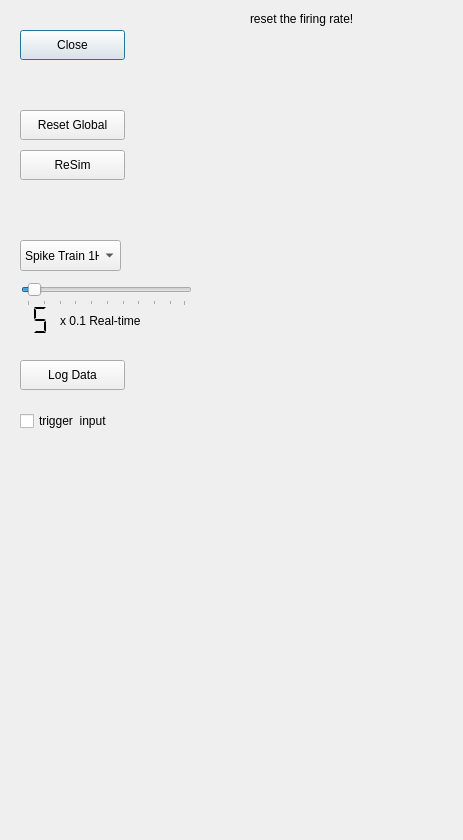
<?xml version="1.0" encoding="UTF-8"?>
<ui version="4.0">
 <class>Dialog</class>
 <widget class="QDialog" name="Dialog">
  <property name="windowModality">
   <enum>Qt::WindowModal</enum>
  </property>
  <property name="geometry">
   <rect>
    <x>0</x>
    <y>0</y>
    <width>463</width>
    <height>840</height>
   </rect>
  </property>
  <property name="windowTitle">
   <string>Dialog</string>
  </property>
  <widget class="QPushButton" name="pushButton_2">
   <property name="geometry">
    <rect>
     <x>20</x>
     <y>30</y>
     <width>105</width>
     <height>30</height>
    </rect>
   </property>
   <property name="text">
    <string>Close</string>
   </property>
  </widget>
  <widget class="QPushButton" name="pushButton_4">
   <property name="geometry">
    <rect>
     <x>20</x>
     <y>110</y>
     <width>105</width>
     <height>30</height>
    </rect>
   </property>
   <property name="text">
    <string>Reset Global</string>
   </property>
   <property name="checkable">
    <bool>true</bool>
   </property>
  </widget>
  <widget class="QPushButton" name="pushButton_5">
   <property name="geometry">
    <rect>
     <x>20</x>
     <y>150</y>
     <width>105</width>
     <height>30</height>
    </rect>
   </property>
   <property name="text">
    <string>ReSim</string>
   </property>
   <property name="checkable">
    <bool>true</bool>
   </property>
  </widget>
  <widget class="QComboBox" name="comboBox">
   <property name="geometry">
    <rect>
     <x>20</x>
     <y>240</y>
     <width>101</width>
     <height>31</height>
    </rect>
   </property>
   <item>
    <property name="text">
     <string>Spike Train 1Hz</string>
    </property>
   </item>
   <item>
    <property name="text">
     <string>Spike Train 10Hz</string>
    </property>
   </item>
   <item>
    <property name="text">
     <string>Spike Train 20Hz</string>
    </property>
   </item>
  </widget>
  <widget class="QSlider" name="horizontalSlider">
   <property name="geometry">
    <rect>
     <x>21</x>
     <y>281</y>
     <width>171</width>
     <height>25</height>
    </rect>
   </property>
   <property name="minimum">
    <number>1</number>
   </property>
   <property name="maximum">
    <number>100</number>
   </property>
   <property name="value">
    <number>5</number>
   </property>
   <property name="sliderPosition">
    <number>5</number>
   </property>
   <property name="tracking">
    <bool>true</bool>
   </property>
   <property name="orientation">
    <enum>Qt::Horizontal</enum>
   </property>
   <property name="invertedControls">
    <bool>true</bool>
   </property>
   <property name="tickPosition">
    <enum>QSlider::TicksBelow</enum>
   </property>
   <property name="tickInterval">
    <number>10</number>
   </property>
  </widget>
  <widget class="QLCDNumber" name="lcdNumber">
   <property name="geometry">
    <rect>
     <x>-30</x>
     <y>300</y>
     <width>81</width>
     <height>40</height>
    </rect>
   </property>
   <property name="sizePolicy">
    <sizepolicy hsizetype="Minimum" vsizetype="Minimum">
     <horstretch>0</horstretch>
     <verstretch>0</verstretch>
    </sizepolicy>
   </property>
   <property name="palette">
    <palette>
     <active>
      <colorrole role="WindowText">
       <brush brushstyle="SolidPattern">
        <color alpha="255">
         <red>0</red>
         <green>0</green>
         <blue>0</blue>
        </color>
       </brush>
      </colorrole>
      <colorrole role="Button">
       <brush brushstyle="SolidPattern">
        <color alpha="255">
         <red>255</red>
         <green>0</green>
         <blue>0</blue>
        </color>
       </brush>
      </colorrole>
      <colorrole role="Light">
       <brush brushstyle="SolidPattern">
        <color alpha="255">
         <red>255</red>
         <green>127</green>
         <blue>127</blue>
        </color>
       </brush>
      </colorrole>
      <colorrole role="Midlight">
       <brush brushstyle="SolidPattern">
        <color alpha="255">
         <red>255</red>
         <green>63</green>
         <blue>63</blue>
        </color>
       </brush>
      </colorrole>
      <colorrole role="Dark">
       <brush brushstyle="SolidPattern">
        <color alpha="255">
         <red>127</red>
         <green>0</green>
         <blue>0</blue>
        </color>
       </brush>
      </colorrole>
      <colorrole role="Mid">
       <brush brushstyle="SolidPattern">
        <color alpha="255">
         <red>170</red>
         <green>0</green>
         <blue>0</blue>
        </color>
       </brush>
      </colorrole>
      <colorrole role="Text">
       <brush brushstyle="SolidPattern">
        <color alpha="255">
         <red>0</red>
         <green>0</green>
         <blue>0</blue>
        </color>
       </brush>
      </colorrole>
      <colorrole role="BrightText">
       <brush brushstyle="SolidPattern">
        <color alpha="255">
         <red>255</red>
         <green>255</green>
         <blue>255</blue>
        </color>
       </brush>
      </colorrole>
      <colorrole role="ButtonText">
       <brush brushstyle="SolidPattern">
        <color alpha="255">
         <red>0</red>
         <green>0</green>
         <blue>0</blue>
        </color>
       </brush>
      </colorrole>
      <colorrole role="Base">
       <brush brushstyle="SolidPattern">
        <color alpha="255">
         <red>255</red>
         <green>255</green>
         <blue>255</blue>
        </color>
       </brush>
      </colorrole>
      <colorrole role="Window">
       <brush brushstyle="SolidPattern">
        <color alpha="255">
         <red>255</red>
         <green>0</green>
         <blue>0</blue>
        </color>
       </brush>
      </colorrole>
      <colorrole role="Shadow">
       <brush brushstyle="SolidPattern">
        <color alpha="255">
         <red>0</red>
         <green>0</green>
         <blue>0</blue>
        </color>
       </brush>
      </colorrole>
      <colorrole role="AlternateBase">
       <brush brushstyle="SolidPattern">
        <color alpha="255">
         <red>255</red>
         <green>127</green>
         <blue>127</blue>
        </color>
       </brush>
      </colorrole>
      <colorrole role="ToolTipBase">
       <brush brushstyle="SolidPattern">
        <color alpha="255">
         <red>255</red>
         <green>255</green>
         <blue>220</blue>
        </color>
       </brush>
      </colorrole>
      <colorrole role="ToolTipText">
       <brush brushstyle="SolidPattern">
        <color alpha="255">
         <red>0</red>
         <green>0</green>
         <blue>0</blue>
        </color>
       </brush>
      </colorrole>
     </active>
     <inactive>
      <colorrole role="WindowText">
       <brush brushstyle="SolidPattern">
        <color alpha="255">
         <red>0</red>
         <green>0</green>
         <blue>0</blue>
        </color>
       </brush>
      </colorrole>
      <colorrole role="Button">
       <brush brushstyle="SolidPattern">
        <color alpha="255">
         <red>255</red>
         <green>0</green>
         <blue>0</blue>
        </color>
       </brush>
      </colorrole>
      <colorrole role="Light">
       <brush brushstyle="SolidPattern">
        <color alpha="255">
         <red>255</red>
         <green>127</green>
         <blue>127</blue>
        </color>
       </brush>
      </colorrole>
      <colorrole role="Midlight">
       <brush brushstyle="SolidPattern">
        <color alpha="255">
         <red>255</red>
         <green>63</green>
         <blue>63</blue>
        </color>
       </brush>
      </colorrole>
      <colorrole role="Dark">
       <brush brushstyle="SolidPattern">
        <color alpha="255">
         <red>127</red>
         <green>0</green>
         <blue>0</blue>
        </color>
       </brush>
      </colorrole>
      <colorrole role="Mid">
       <brush brushstyle="SolidPattern">
        <color alpha="255">
         <red>170</red>
         <green>0</green>
         <blue>0</blue>
        </color>
       </brush>
      </colorrole>
      <colorrole role="Text">
       <brush brushstyle="SolidPattern">
        <color alpha="255">
         <red>0</red>
         <green>0</green>
         <blue>0</blue>
        </color>
       </brush>
      </colorrole>
      <colorrole role="BrightText">
       <brush brushstyle="SolidPattern">
        <color alpha="255">
         <red>255</red>
         <green>255</green>
         <blue>255</blue>
        </color>
       </brush>
      </colorrole>
      <colorrole role="ButtonText">
       <brush brushstyle="SolidPattern">
        <color alpha="255">
         <red>0</red>
         <green>0</green>
         <blue>0</blue>
        </color>
       </brush>
      </colorrole>
      <colorrole role="Base">
       <brush brushstyle="SolidPattern">
        <color alpha="255">
         <red>255</red>
         <green>255</green>
         <blue>255</blue>
        </color>
       </brush>
      </colorrole>
      <colorrole role="Window">
       <brush brushstyle="SolidPattern">
        <color alpha="255">
         <red>255</red>
         <green>0</green>
         <blue>0</blue>
        </color>
       </brush>
      </colorrole>
      <colorrole role="Shadow">
       <brush brushstyle="SolidPattern">
        <color alpha="255">
         <red>0</red>
         <green>0</green>
         <blue>0</blue>
        </color>
       </brush>
      </colorrole>
      <colorrole role="AlternateBase">
       <brush brushstyle="SolidPattern">
        <color alpha="255">
         <red>255</red>
         <green>127</green>
         <blue>127</blue>
        </color>
       </brush>
      </colorrole>
      <colorrole role="ToolTipBase">
       <brush brushstyle="SolidPattern">
        <color alpha="255">
         <red>255</red>
         <green>255</green>
         <blue>220</blue>
        </color>
       </brush>
      </colorrole>
      <colorrole role="ToolTipText">
       <brush brushstyle="SolidPattern">
        <color alpha="255">
         <red>0</red>
         <green>0</green>
         <blue>0</blue>
        </color>
       </brush>
      </colorrole>
     </inactive>
     <disabled>
      <colorrole role="WindowText">
       <brush brushstyle="SolidPattern">
        <color alpha="255">
         <red>127</red>
         <green>0</green>
         <blue>0</blue>
        </color>
       </brush>
      </colorrole>
      <colorrole role="Button">
       <brush brushstyle="SolidPattern">
        <color alpha="255">
         <red>255</red>
         <green>0</green>
         <blue>0</blue>
        </color>
       </brush>
      </colorrole>
      <colorrole role="Light">
       <brush brushstyle="SolidPattern">
        <color alpha="255">
         <red>255</red>
         <green>127</green>
         <blue>127</blue>
        </color>
       </brush>
      </colorrole>
      <colorrole role="Midlight">
       <brush brushstyle="SolidPattern">
        <color alpha="255">
         <red>255</red>
         <green>63</green>
         <blue>63</blue>
        </color>
       </brush>
      </colorrole>
      <colorrole role="Dark">
       <brush brushstyle="SolidPattern">
        <color alpha="255">
         <red>127</red>
         <green>0</green>
         <blue>0</blue>
        </color>
       </brush>
      </colorrole>
      <colorrole role="Mid">
       <brush brushstyle="SolidPattern">
        <color alpha="255">
         <red>170</red>
         <green>0</green>
         <blue>0</blue>
        </color>
       </brush>
      </colorrole>
      <colorrole role="Text">
       <brush brushstyle="SolidPattern">
        <color alpha="255">
         <red>127</red>
         <green>0</green>
         <blue>0</blue>
        </color>
       </brush>
      </colorrole>
      <colorrole role="BrightText">
       <brush brushstyle="SolidPattern">
        <color alpha="255">
         <red>255</red>
         <green>255</green>
         <blue>255</blue>
        </color>
       </brush>
      </colorrole>
      <colorrole role="ButtonText">
       <brush brushstyle="SolidPattern">
        <color alpha="255">
         <red>127</red>
         <green>0</green>
         <blue>0</blue>
        </color>
       </brush>
      </colorrole>
      <colorrole role="Base">
       <brush brushstyle="SolidPattern">
        <color alpha="255">
         <red>255</red>
         <green>0</green>
         <blue>0</blue>
        </color>
       </brush>
      </colorrole>
      <colorrole role="Window">
       <brush brushstyle="SolidPattern">
        <color alpha="255">
         <red>255</red>
         <green>0</green>
         <blue>0</blue>
        </color>
       </brush>
      </colorrole>
      <colorrole role="Shadow">
       <brush brushstyle="SolidPattern">
        <color alpha="255">
         <red>0</red>
         <green>0</green>
         <blue>0</blue>
        </color>
       </brush>
      </colorrole>
      <colorrole role="AlternateBase">
       <brush brushstyle="SolidPattern">
        <color alpha="255">
         <red>255</red>
         <green>0</green>
         <blue>0</blue>
        </color>
       </brush>
      </colorrole>
      <colorrole role="ToolTipBase">
       <brush brushstyle="SolidPattern">
        <color alpha="255">
         <red>255</red>
         <green>255</green>
         <blue>220</blue>
        </color>
       </brush>
      </colorrole>
      <colorrole role="ToolTipText">
       <brush brushstyle="SolidPattern">
        <color alpha="255">
         <red>0</red>
         <green>0</green>
         <blue>0</blue>
        </color>
       </brush>
      </colorrole>
     </disabled>
    </palette>
   </property>
   <property name="frameShape">
    <enum>QFrame::Panel</enum>
   </property>
   <property name="frameShadow">
    <enum>QFrame::Sunken</enum>
   </property>
   <property name="lineWidth">
    <number>0</number>
   </property>
   <property name="midLineWidth">
    <number>8</number>
   </property>
   <property name="segmentStyle">
    <enum>QLCDNumber::Flat</enum>
   </property>
   <property name="intValue" stdset="0">
    <number>5</number>
   </property>
  </widget>
  <widget class="QLabel" name="label_RT">
   <property name="geometry">
    <rect>
     <x>60</x>
     <y>310</y>
     <width>121</width>
     <height>22</height>
    </rect>
   </property>
   <property name="text">
    <string>x 0.1 Real-time</string>
   </property>
  </widget>
  <widget class="QPushButton" name="pushButtonData">
   <property name="geometry">
    <rect>
     <x>20</x>
     <y>360</y>
     <width>105</width>
     <height>30</height>
    </rect>
   </property>
   <property name="text">
    <string>Log Data</string>
   </property>
   <property name="checkable">
    <bool>true</bool>
   </property>
   <property name="checked">
    <bool>false</bool>
   </property>
   <property name="default">
    <bool>false</bool>
   </property>
   <property name="flat">
    <bool>false</bool>
   </property>
  </widget>
  <widget class="QCheckBox" name="checkBox">
   <property name="geometry">
    <rect>
     <x>20</x>
     <y>410</y>
     <width>131</width>
     <height>22</height>
    </rect>
   </property>
   <property name="text">
    <string>trigger  input</string>
   </property>
  </widget>
  <widget class="QLabel" name="label">
   <property name="geometry">
    <rect>
     <x>250</x>
     <y>10</y>
     <width>171</width>
     <height>17</height>
    </rect>
   </property>
   <property name="text">
    <string>reset the firing rate!</string>
   </property>
  </widget>
 </widget>
 <resources/>
 <connections>
  <connection>
   <sender>horizontalSlider</sender>
   <signal>valueChanged(int)</signal>
   <receiver>lcdNumber</receiver>
   <slot>display(int)</slot>
   <hints>
    <hint type="sourcelabel">
     <x>81</x>
     <y>291</y>
    </hint>
    <hint type="destinationlabel">
     <x>27</x>
     <y>317</y>
    </hint>
   </hints>
  </connection>
  <connection>
   <sender>pushButton_2</sender>
   <signal>clicked()</signal>
   <receiver>Dialog</receiver>
   <slot>close()</slot>
   <hints>
    <hint type="sourcelabel">
     <x>98</x>
     <y>47</y>
    </hint>
    <hint type="destinationlabel">
     <x>208</x>
     <y>47</y>
    </hint>
   </hints>
  </connection>
  <connection>
   <sender>horizontalSlider</sender>
   <signal>sliderMoved(int)</signal>
   <receiver>lcdNumber</receiver>
   <slot>display(int)</slot>
   <hints>
    <hint type="sourcelabel">
     <x>106</x>
     <y>293</y>
    </hint>
    <hint type="destinationlabel">
     <x>40</x>
     <y>319</y>
    </hint>
   </hints>
  </connection>
 </connections>
</ui>
